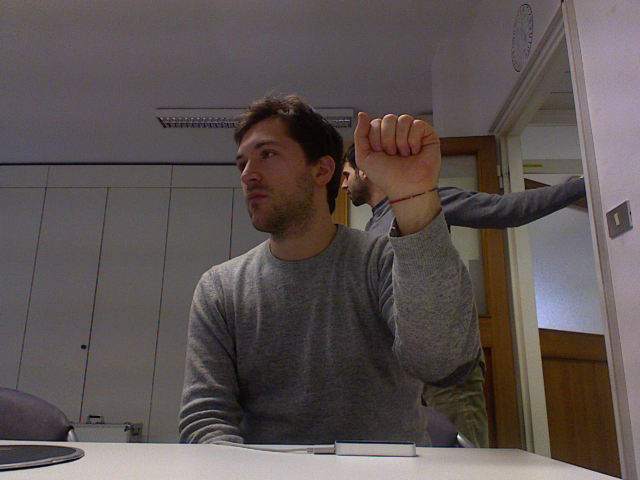
%> input picture Project/1_rgb.png, 1280 x 960 px (shown at 1/2 size)
$ octave --eval "result = preprocess(imread('1_rgb.png'));"   (GNU Octave 9; MATLAB toolbox functions it lacks are replaced by stand-ins)
%> lines starting %> are read from the running program, lines starting %| are printed output that depends on the picture; in (x1, y1, x2, y2) boxes, pixels count from 0 and x2, y2 are one past the last pixel; in counts of white or black regions, pixels touching at a corner belong together; the program's own positions count from 1
function a = preprocess(im)

    % This will preprocess an image 'im' for use for training NN
    % Input = Image 'im' SIZE: 480x640

    W = 124;
    H = 114;
    % Apply Skin Segmentation Algorithm (Loop with pixel RGBm conditions)
    mask = im(:,:,1);
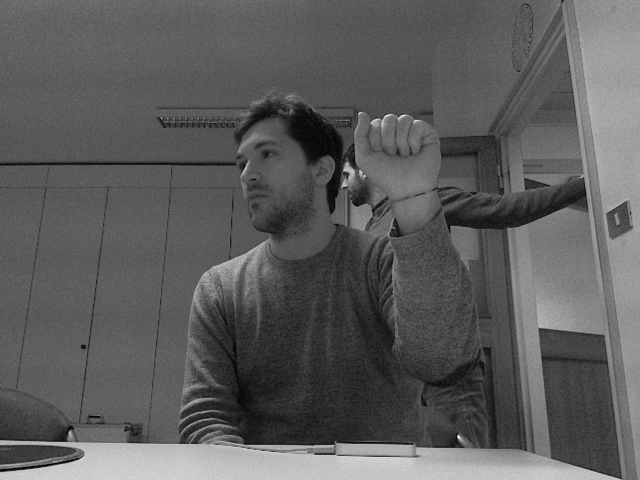
%> mask: size 960x1280 uint8 (shown at 1/2 size); min 1, max 254, mean 92.1
    sz = size(im);
%> sz = [960 1280 3]
    for i = 1 : sz(1)
        for j = 1 : sz(2)
            % Get pixel
            r = im(i,j,1);
            g = im(i,j,2);
            b = im(i,j,3);

            if r > 95 && g > 40 && b > 20 && ((max([r, g, b])-min([r, g, b]))>15) && (abs(r -g)>15) && (r>g) && (r > b)
                mask(i,j) = 1;
            else
                mask(i,j) = 0;
            end
        end
    end
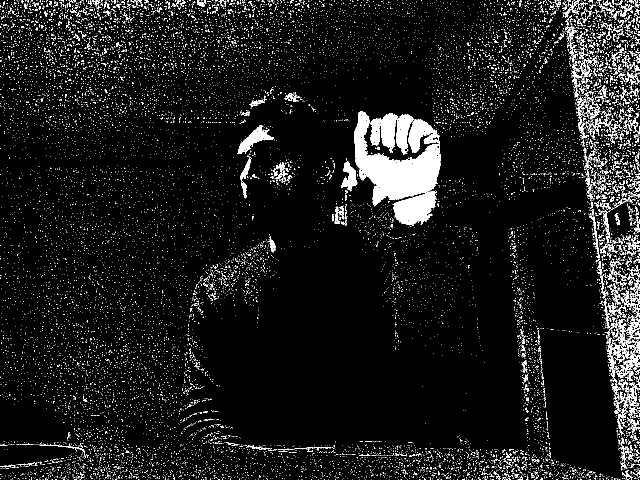
%> mask: size 960x1280 uint8 (shown at 1/2 size); values 0 (black) and 1 (white), 7.2% white; 15477 white regions (15084 under 20 px), largest, box (x1, y1, x2, y2) and area: (708, 223, 882, 452) 23864, (1237, 630, 1280, 751) 1724, (474, 250, 548, 308) 1411

    % Open Image
    se = strel('disk',2);
    maskOpened = imopen(mask, se);
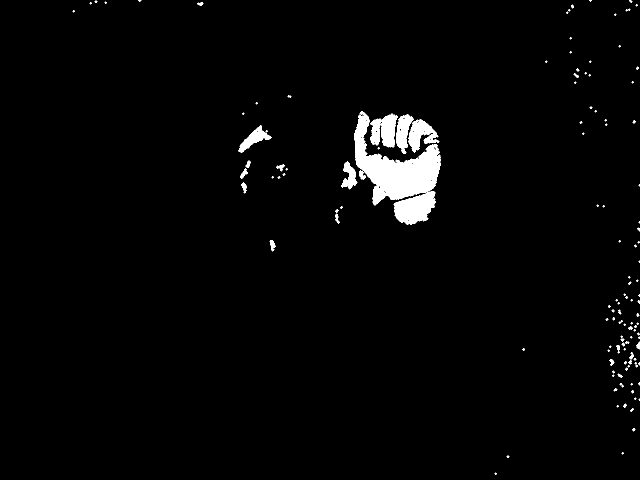
%> maskOpened: size 960x1280 uint8 (shown at 1/2 size); values 0 (black) and 1 (white), 2.3% white; 132 white regions (84 under 20 px)
    maskL = logical(maskOpened);
    % Run Image Regional Analysis
    stats = regionprops(maskL, 'Area', 'PixelIdxList', 'BoundingBox');
%> stats = 132 regions; largest, box (x1, y1, x2, y2) and Area: (708, 223, 882, 450) 16767, (740, 227, 796, 295) 2441, (817, 239, 879, 305) 2031, (792, 229, 828, 308) 1512, (476, 250, 543, 306) 1249
    % Find Largest Region by Area
    [maxArea, Index] = max([stats.Area]);
%> maxArea = 16767; Index = 25
    % Find Minumum Box to Enclose Area
    bounds = stats(Index).BoundingBox;
%> bounds = [708.5 223.5 174 227]
    % Adjust box
    bufx = (W - bounds(3))/2;
%> bufx = -25
    bufy = (H - bounds(4))/2;
%> bufy = -56.5
    nx1 = bounds(1)-bufx;
%> nx1 = 733.5
    nx2 = W;
    ny1 = bounds(2)-bufy;
%> ny1 = 280
    ny2 = H;
    bounds = [nx1; ny1; nx2; ny2];
%> bounds = [733.5; 280; 124; 114]
    % Crop Area
    maskCropped = imcrop(maskL, bounds);
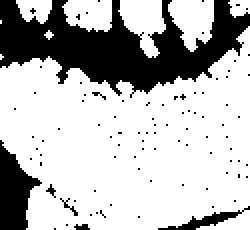
%> maskCropped: size 115x125 logical (shown 2 times larger); 72.8% white; 92 black regions (89 under 20 px), largest, box (x1, y1, x2, y2) and area: (0, 0, 125, 49) 3067, (0, 70, 21, 115) 537, (79, 103, 125, 115) 144
    % Resize
    %maskCroppedResized = imresize(maskCropped, 0.5);
    % Canny Edge Detector
    maskCanny = edge(maskCropped, 'Canny');
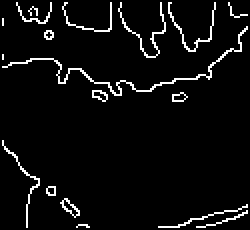
%> maskCanny: size 115x125 logical (shown 2 times larger); 5% white in thin lines or dots
    % Static Analysis
    sum_col = sum(maskCanny);
%> sum_col = 125 values, max 17 at index 14, min 0 at index 1, mean 5.79
    sum_row = sum(maskCanny,2);
%> sum_row = 115 values, max 24 at index 42, min 0 at index 1, mean 6.3
    a = [sum_col, transpose(sum_row)];
%> a = 240 values, max 24 at index 167, min 0 at index 1, mean 6.03
%> `result = preprocess(imread('1_rgb.png'));`: result has the same summary as a in preprocess
end
